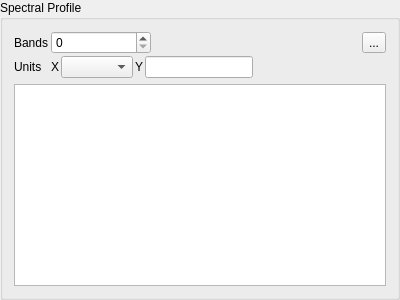
<?xml version="1.0" encoding="UTF-8"?>
<ui version="4.0">
 <class>GroupBox</class>
 <widget class="QGroupBox" name="GroupBox">
  <property name="geometry">
   <rect>
    <x>0</x>
    <y>0</y>
    <width>400</width>
    <height>300</height>
   </rect>
  </property>
  <property name="windowTitle">
   <string>GroupBox</string>
  </property>
  <property name="title">
   <string>Spectral Profile</string>
  </property>
  <layout class="QVBoxLayout" name="verticalLayout">
   <item>
    <layout class="QFormLayout" name="formLayout">
     <property name="horizontalSpacing">
      <number>2</number>
     </property>
     <property name="verticalSpacing">
      <number>2</number>
     </property>
     <property name="topMargin">
      <number>0</number>
     </property>
     <item row="0" column="0">
      <widget class="QLabel" name="label_3">
       <property name="text">
        <string>Bands</string>
       </property>
      </widget>
     </item>
     <item row="1" column="0">
      <widget class="QLabel" name="label_2">
       <property name="text">
        <string>Units</string>
       </property>
      </widget>
     </item>
     <item row="0" column="1">
      <layout class="QHBoxLayout" name="horizontalLayout">
       <property name="spacing">
        <number>2</number>
       </property>
       <property name="topMargin">
        <number>0</number>
       </property>
       <item>
        <widget class="QgsSpinBox" name="sbBands">
         <property name="minimumSize">
          <size>
           <width>100</width>
           <height>0</height>
          </size>
         </property>
         <property name="minimum">
          <number>0</number>
         </property>
         <property name="maximum">
          <number>10000</number>
         </property>
        </widget>
       </item>
       <item>
        <spacer name="horizontalSpacer">
         <property name="orientation">
          <enum>Qt::Horizontal</enum>
         </property>
         <property name="sizeHint" stdset="0">
          <size>
           <width>0</width>
           <height>20</height>
          </size>
         </property>
        </spacer>
       </item>
       <item>
        <widget class="QToolButton" name="btnReset">
         <property name="text">
          <string>...</string>
         </property>
         <property name="icon">
          <iconset resource="../qpsresources.qrc">
           <normaloff>:/qps/ui/icons/undo_orange.svg</normaloff>:/qps/ui/icons/undo_orange.svg</iconset>
         </property>
        </widget>
       </item>
      </layout>
     </item>
     <item row="1" column="1">
      <layout class="QHBoxLayout" name="horizontalLayout_2">
       <property name="topMargin">
        <number>0</number>
       </property>
       <item>
        <widget class="QLabel" name="label_4">
         <property name="text">
          <string>X</string>
         </property>
        </widget>
       </item>
       <item>
        <widget class="QComboBox" name="cbXUnit">
         <property name="sizePolicy">
          <sizepolicy hsizetype="Preferred" vsizetype="Fixed">
           <horstretch>0</horstretch>
           <verstretch>0</verstretch>
          </sizepolicy>
         </property>
         <property name="editable">
          <bool>false</bool>
         </property>
        </widget>
       </item>
       <item>
        <widget class="QLabel" name="label">
         <property name="text">
          <string>Y</string>
         </property>
        </widget>
       </item>
       <item>
        <widget class="QLineEdit" name="tbYUnit">
         <property name="sizePolicy">
          <sizepolicy hsizetype="Preferred" vsizetype="Fixed">
           <horstretch>0</horstretch>
           <verstretch>0</verstretch>
          </sizepolicy>
         </property>
        </widget>
       </item>
       <item>
        <spacer name="horizontalSpacer_2">
         <property name="orientation">
          <enum>Qt::Horizontal</enum>
         </property>
         <property name="sizeHint" stdset="0">
          <size>
           <width>0</width>
           <height>20</height>
          </size>
         </property>
        </spacer>
       </item>
      </layout>
     </item>
    </layout>
   </item>
   <item>
    <widget class="QTableView" name="tableView">
     <property name="sizePolicy">
      <sizepolicy hsizetype="Expanding" vsizetype="Expanding">
       <horstretch>0</horstretch>
       <verstretch>1</verstretch>
      </sizepolicy>
     </property>
     <property name="minimumSize">
      <size>
       <width>0</width>
       <height>150</height>
      </size>
     </property>
     <property name="styleSheet">
      <string notr="true"/>
     </property>
     <attribute name="verticalHeaderDefaultSectionSize">
      <number>10</number>
     </attribute>
     <attribute name="verticalHeaderMinimumSectionSize">
      <number>10</number>
     </attribute>
    </widget>
   </item>
  </layout>
  <action name="actionReset">
   <property name="icon">
    <iconset>
     <normaloff>:/images/themes/default/mActionReload.svg</normaloff>:/images/themes/default/mActionReload.svg</iconset>
   </property>
   <property name="text">
    <string>Reset</string>
   </property>
  </action>
 </widget>
 <customwidgets>
  <customwidget>
   <class>QgsSpinBox</class>
   <extends>QSpinBox</extends>
   <header>qgsspinbox.h</header>
  </customwidget>
 </customwidgets>
 <resources>
  <include location="../qpsresources.qrc"/>
 </resources>
 <connections/>
</ui>
